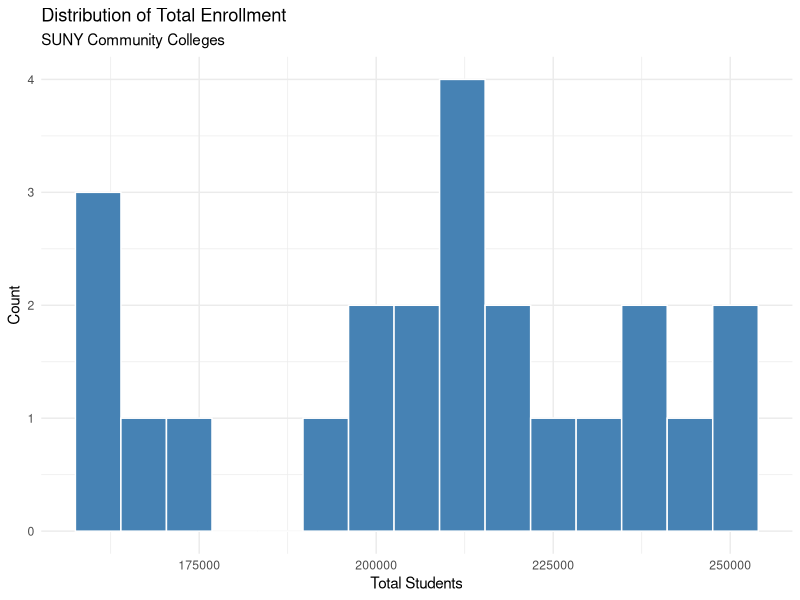
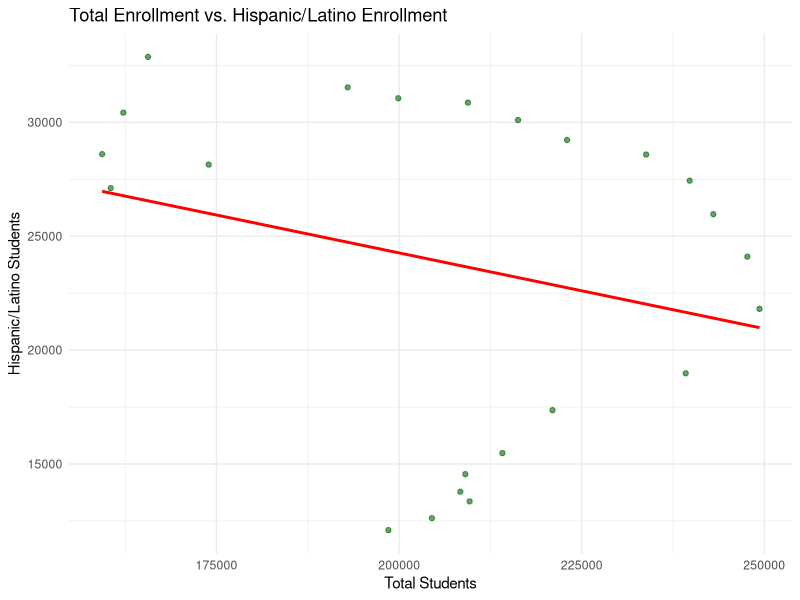
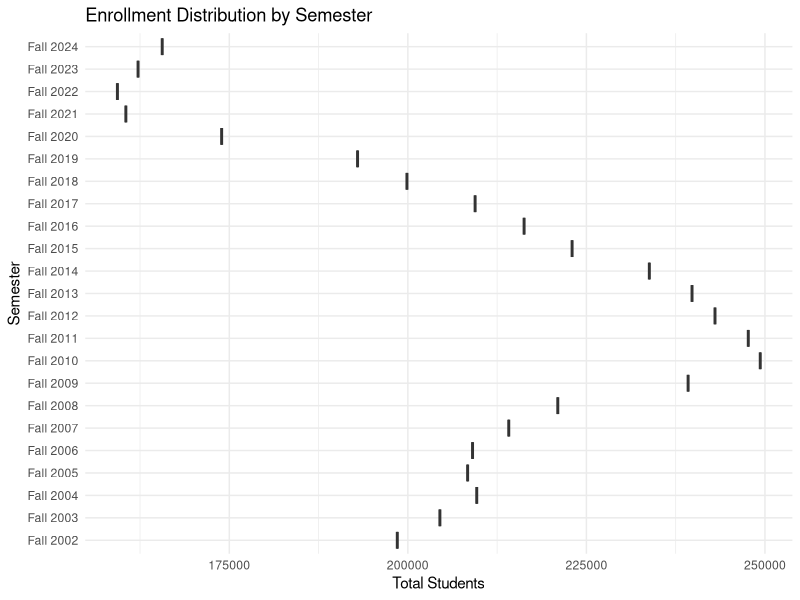

Recreate these plots in R, in order.
## ---- chunk 1
#| message: false
#| warning: false
library(tidyverse)

# 1. Load data
ny_data <- read_csv("../data/race_ny.csv")

# 2. Re-apply Lab 7 Cleaning (using indices for accessibility)
cleaned_suny <- ny_data |> 
  select(1, 2, 3, 6) |> 
  rename(semester = 1,
         sector = 2,
         total_enrollment = 3,
         hispanic_latino = 4) |> 
  filter(sector == "Community Colleges")
## ---- chunk 2
#| label: summary-stats
stats <- cleaned_suny |> 
  summarise(
    mean_enrollment = mean(total_enrollment, na.rm = TRUE),
    sd_enrollment = sd(total_enrollment, na.rm = TRUE)
  )

stats
## ---- chunk 3
#| label: histogram
ggplot(cleaned_suny, aes(x = total_enrollment)) +
  geom_histogram(fill = "steelblue", color = "white", bins = 15) +
  labs(title = "Distribution of Total Enrollment",
       subtitle = "SUNY Community Colleges",
       x = "Total Students",
       y = "Count") +
  theme_minimal()
## ---- chunk 4
#| label: scatter-plot
ggplot(cleaned_suny, aes(x = total_enrollment, y = hispanic_latino)) +
  geom_point(alpha = 0.6, color = "darkgreen") +
  geom_smooth(method = "lm", color = "red", se = FALSE) +
  labs(title = "Total Enrollment vs. Hispanic/Latino Enrollment",
       x = "Total Students",
       y = "Hispanic/Latino Students") +
  theme_minimal()
## ---- chunk 5
#| label: boxplot
ggplot(cleaned_suny, aes(x = semester, y = total_enrollment)) +
  geom_boxplot(fill = "orange", alpha = 0.7) +
  labs(title = "Enrollment Distribution by Semester",
       x = "Semester",
       y = "Total Students") +
  theme_minimal() +
  coord_flip() # Flipping for easier reading of labels
